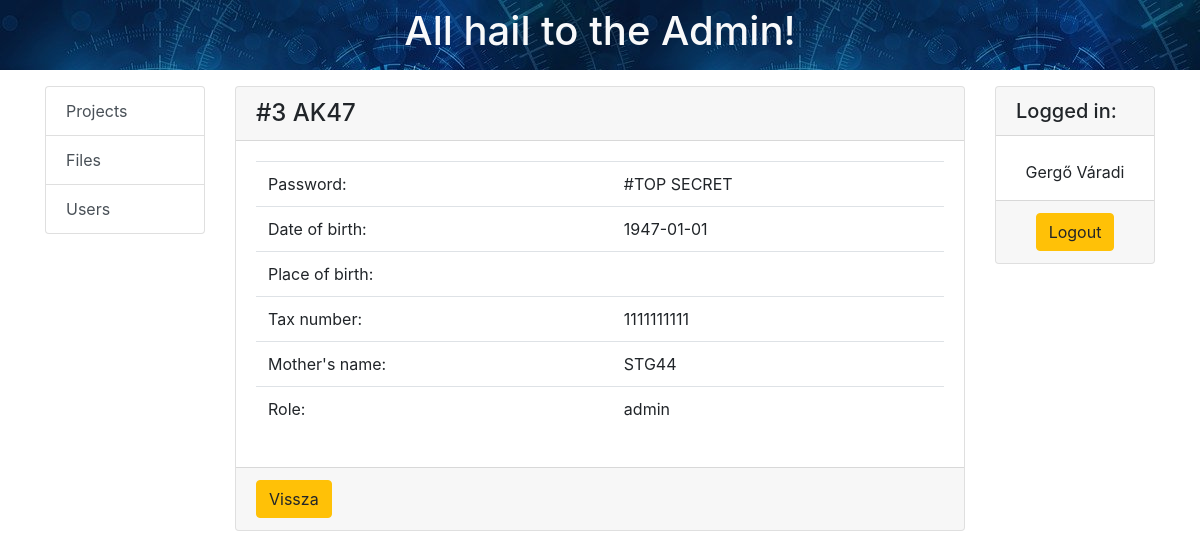
The app's page /index.php?modules=users&id=3&action=show (signed in) with its own data.
### tables this page shows
CREATE TABLE `users` (
  `id` int(10) NOT NULL,
  `name` varchar(255) NOT NULL,
  `email` varchar(255) NOT NULL,
  `password` varchar(255) NOT NULL,
  `birth_date` date NOT NULL,
  `birth_place` varchar(255) DEFAULT NULL,
  `tax_number` int(10) UNSIGNED NOT NULL,
  `mother` varchar(255) NOT NULL,
  `role` tinyint(1) NOT NULL
);

### modules/user_action/show.php (the view)
<?php
    $query = 'SELECT * FROM users WHERE id=' . $_GET['id'] . ' LIMIT 1';
    $result = mysqli_query($db, $query);
    $user = mysqli_fetch_assoc($result);
    ?>
    <div class="row">
        <div class="col">
            <div class="card">
                <div class="card-header">
                    <h4 class="m-0">
                        <span>#<?php echo $user['id']; ?></span>
                        <?php echo $user['name']; ?>
                    </h4>
                </div>
                <div class="card-body">
                    <table class="table">
                        <tbody>
                            <tr>
                            <td>Password:</td>
                            <td>#TOP SECRET</td>
                            </tr>
                            <tr>
                            <td>Date of birth:</td>
                            <td><?php echo $user['birth_date']; ?></td>
                            </tr>
                            <tr>
                            <td>Place of birth:</td>
                            <td><?php echo $user['birth_place']; ?></td>
                            </tr>
                            <tr>
                            <td>Tax number:</td>
                            <td><?php echo $user['tax_number']; ?></td>
                            </tr>
                            <tr>
                            <td>Mother's name:</td>
                            <td><?php echo $user['mother']; ?></td>
                            </tr>
                            <tr>
                            <td>Role:</td>
                            <td><?php echo ROLE [$user['role']]; ?></td>
                            </tr>
                        </tbody>
                    </table>
                </div>
                <div class="card-footer">
                    <a href="index.php?modules=users" class=" btn btn-warning">Vissza</a>
                </div>
            </div>
        </div>
    </div>

### records on screen
users: id "3", name "AK47", birth_date "1947-01-01", tax_number "1111111111", mother "STG44", role "admin"

### other values on screen
$_SESSION['name'] "Gergő Váradi"
